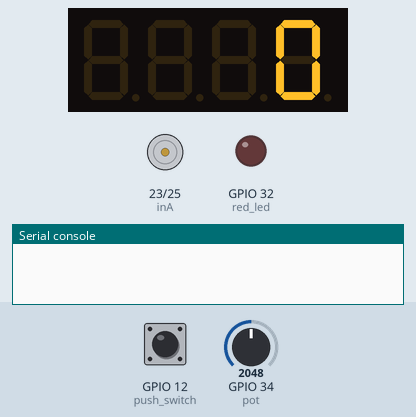
Simulated run of this program. Board: ESP32 board running MicroPython. On the bench: 4-digit seven-segment display, motor-driver pin pairs drawn as motors (green arrow = first pin HIGH = forward, orange = second pin HIGH = backward, longer = more drive), output pins drawn as LEDs (lit = HIGH), the last lines printed to the serial console. The inputs (shaded band) are chosen by the test bench; at power-on: GPIO 12 (push_switch) LOW, GPIO 34 (pot) = 2048 (analog values on the 0–4095 scale). Library files of the repository ran but are not shown: tm1637.py; pins used as bus, display or sensor lines are not drawn.

Above: at 1.2 s.
1.3 s: GPIO 12 (push_switch) pulled HIGH for 0.15 s
At 1.45 s:
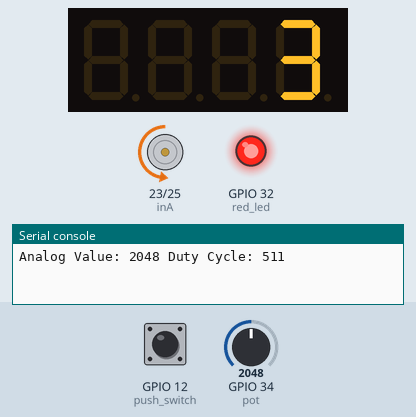
3.0 s: GPIO 12 (push_switch) pulled HIGH for 3.2 s
At 6.9 s:
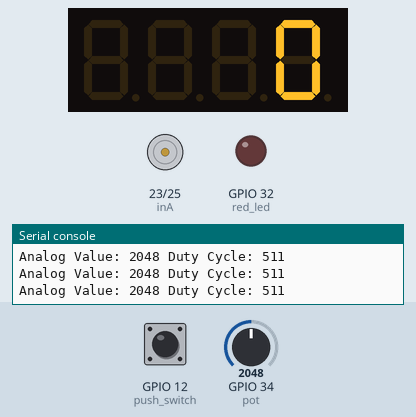
Timing chart, 0 to 8.4 s (numbered marks = the images above; inputs shaded):
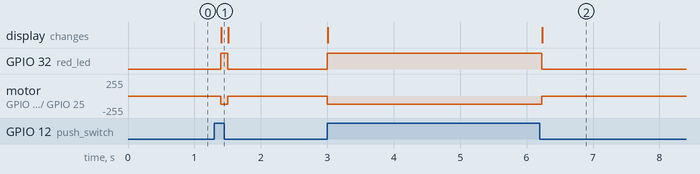

Measured:
- after the input at 1.3 s, GPIO 32 (red_led): LOW → HIGH after 0.09 s, → LOW 0.11 s later; motor on GPIO 23 (inA) / GPIO 25 (inB): stopped → backward 127/255 after 0.09 s, → stopped 0.11 s later; the display: changes after 0.10 s (image 1)
- after the input at 3.0 s, GPIO 32 (red_led): LOW → HIGH at once, → LOW 3.2 s later; motor on GPIO 23 (inA) / GPIO 25 (inB): stopped → backward 127/255 at once, → stopped 3.2 s later; the display: first changes at once (image 2 shows a later state)

The program:

midterm_test.py
```python
from machine import Pin, PWM, ADC
from tm1637 import TM1637
import time

# Initialize pins and modules
red_led = Pin(32, Pin.OUT)
push_switch = Pin(12, Pin.IN)
tm = TM1637(dio=Pin(26), clk=Pin(27))
inA = PWM(Pin(23))
inB = PWM(Pin(25))
inA.init(freq=10, duty=0)
inB.init(freq=10, duty=0)
pot = ADC(Pin(34))
pot.atten(ADC.ATTN_11DB)

while True:
    if push_switch.value() == 1:
        red_led.value(1)

        analog_value = pot.read()
        duty_cycle = int(analog_value * 1023 / 4095)
        inA.duty(0)
        inB.duty(duty_cycle)

        if analog_value == 0:
            tm.number(0)
        elif 1000 >= analog_value > 0:
            tm.number(1)
        elif 2000 >= analog_value > 1000:
            tm.number(2)
        elif 3000 >= analog_value > 2000:
            tm.number(3)
        elif 4096 >= analog_value > 3000:
            tm.number(4)

        print("Analog Value:", analog_value, "Duty Cycle:", duty_cycle)

    else:
        red_led.value(0)
        inA.duty(0)
        inB.duty(0)
        tm.number(0)

    time.sleep(0.1)
```
